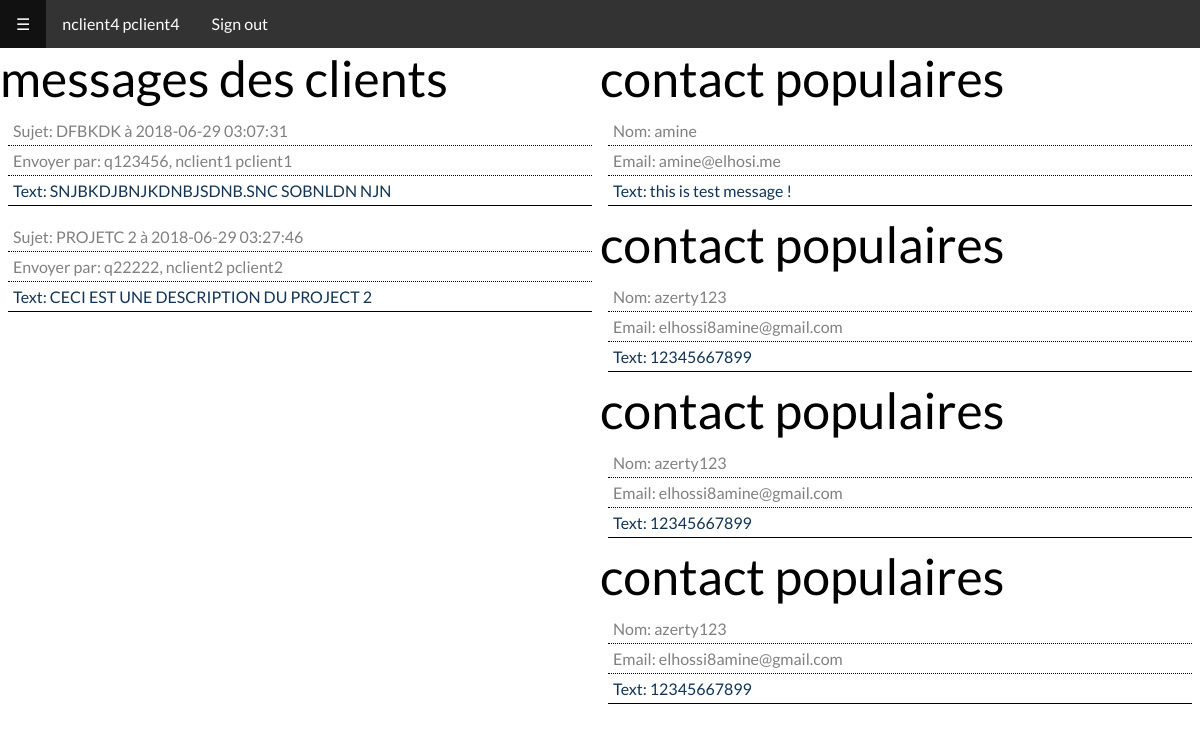
The page /amine/admin/messages.php (signed in) on the database its author committed.
### tables this page shows
CREATE TABLE `message` (
  `id_message` int(11) NOT NULL,
  `id_utilisateur` int(11) NOT NULL,
  `sujet` varchar(255) NOT NULL,
  `text` text NOT NULL,
  `date` varchar(45) DEFAULT NULL
);

CREATE TABLE `utilisateur` (
  `id` int(11) NOT NULL,
  `cin` varchar(45) NOT NULL,
  `nom` varchar(45) NOT NULL,
  `prenom` varchar(45) NOT NULL,
  `datenaiss` date NOT NULL,
  `email` varchar(255) NOT NULL,
  `pass` text NOT NULL,
  `is_admin` tinyint(1) DEFAULT NULL,
  `is_active` tinyint(1) DEFAULT '0'
);

CREATE TABLE `contact` (
  `id` int(11) NOT NULL,
  `nom` varchar(255) DEFAULT NULL,
  `email` varchar(255) DEFAULT NULL,
  `text` text
);

### amine/admin/assets/classes/database.class.php (called while the page is built, shortened)
<?php
class Database {
    private $pdo = null;
    private static $instance = null;
    public static function ini($host, $dbname, $username, $password) {
        if(self::$instance == null || self::$instance->attrChanged($host, $dbname, $username, $password)) {
            self::$instance = new Database($host, $dbname, $username, $password);
        }
        return self::$instance;
    }
    public function __construct($host, $dbname, $username, $password) {
        $this->pdo = new PDO("mysql:host=$host; dbname=$dbname", $username, $password);
        $this->pdo->setAttribute(PDO::ATTR_ERRMODE, PDO::ERRMODE_EXCEPTION);
        $this->pdo->setAttribute(PDO::ATTR_DEFAULT_FETCH_MODE, PDO::FETCH_ASSOC);
    }
    public function selectQuery($query, $params = []) {
        $stm = $this->pdo->prepare($query);
        $stm->execute($params);
        $stm = $stm->fetchAll();
        return $stm;
    }
}

### amine/admin/messages.php (the view, shortened to what this page needs)
<?php
require(CLASSES_PATH . '/database.class.php');
$database = Database::ini(HOST, DB_NAME, DB_USER, DB_PASSWORD);
$messages = $database->selectQuery('SELECT * FROM Message INNER JOIN Utilisateur ON id_utilisateur = utilisateur.id');
$messages2 = $database->selectQuery('SELECT * FROM contact');
?>
<!DOCTYPE html>
<html>
<head>
    <link rel='stylesheet' href='<?= CSS_PATH . '/ini.css' ?>' />
    <link rel='stylesheet' href='<?= CSS_PATH . '/nav.css' ?>' />
    <link rel='stylesheet' href='<?= CSS_PATH . '/grid.css' ?>' />
</head>
<body>
    <?php include(INCLUDES_PATH . '/nav.inc.php'); ?>
    <div class="row">
        <div class="col-6">
        <h1 style="font-size:50px;">messages des clients</h1>
        <?php
        foreach($messages as $msg):
        ?>
            <div class="message">
                <h1>Sujet: <?= $msg['sujet'] ?> à <?= $msg['date'] ?></h1>
                <h2>Envoyer par: <?= $msg['cin'] . ', ' . $msg['nom'] . ' ' . $msg['prenom'] ?></h2>
                <p>Text: <?= $msg['text'] ?></p>
            </div>
        <?php
        endforeach;
        ?>
        </div>
        <div class="col-6">
        <?php
        foreach($messages2 as $msg):
        ?>
            <h1 style="font-size:50px;">contact populaires</h1>
            <div class="message">
                <h1>Nom: <?= $msg['nom'] ?></h1>
                <h2>Email: <?= $msg['email'] ?></h2>
                <p>Text: <?= $msg['text'] ?></p>
            </div>
        <?php
        endforeach;
        ?>
        </div>
    </div>
</body>
</html>

### amine/admin/assets/css/ini.css (style rules this page uses)
* { padding: 0; margin: 0; font-weight: normal; font-size: 1em; box-sizing: border-box; }
body { font-family: 'Lato'; }

### amine/admin/assets/css/grid.css (style rules this page uses)
.row { position: relative; display: flex; }
.row .col-6 { width: calc(8.33333% * 6); }

### amine/admin/messages.php (style rules this page uses)
.message { padding: 8px; }
.message * { padding: 5px; border-bottom: 1px dotted #000; }
.message h1, .message h2 { color: gray; }
.message p { color: #123456; border-bottom: 1px solid #000; }

### rows shown on the page
message: sujet "DFBKDK", date "2018-06-29 03:07:31", id_utilisateur.cin "q123456", id_utilisateur.nom "nclient1", id_utilisateur.prenom "pclient1", text "SNJBKDJBNJKDNBJSDNB.SNC SOBNLDN NJN"
message: sujet "PROJETC 2", date "2018-06-29 03:27:46", id_utilisateur.cin "q22222", id_utilisateur.nom "nclient2", id_utilisateur.prenom "pclient2", text "CECI EST UNE DESCRIPTION DU PROJECT 2"
contact: nom "amine", email "amine@elhosi.me", text "this is test message !"
contact: nom "azerty123", email "elhossi8amine@gmail.com", text "12345667899"
contact: nom "azerty123", email "elhossi8amine@gmail.com", text "12345667899"
contact: nom "azerty123", email "elhossi8amine@gmail.com", text "12345667899"

### other values the page prints
$value['text'] "nclient4 pclient4"
$value['text'] "Sign out"
